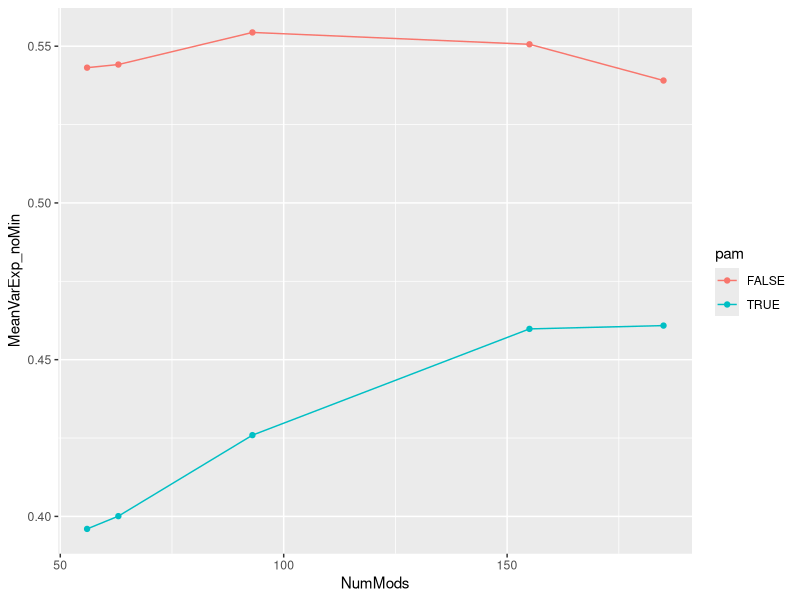

Here is the R script that generated this plot: (Note: this script raises an error after producing the figure.)
# Graphing Module ID/Tree Cut parameters

library(ggplot2)
library(ggthemes)
library(cowplot)

### Graph Tree Cut Parameters

TreeCutParameter <- read.csv("Network_Analyses/PreProcess/TreeCutVary.csv", header=T)

p1 <- ggplot(data = TreeCutParameter, aes(NumMods, MeanVarExp_noMin))
p1 + geom_point(aes(color=pam)) + geom_line(aes(color=pam)) 
p1g <- p1 + geom_point(aes(color=pam)) + geom_line(aes(color=pam)) +
  ylab("Mean %Var Exp") + xlab("") + 
  scale_color_manual(values=c("#1B9E77", "#D95F02")) +
  theme_cowplot(font_size = 12) + theme(legend.position = c(0.7, 0.1),
                                        legend.direction = "horizontal", complete = FALSE)

viridis(2)
wes_palette("Darjeeling1", 2, type = c("discrete"))
brewer.pal(3, "Dark2")
display.brewer.pal(3, "Dark2")

p2 <- ggplot(data = TreeCutParameter, aes(NumMods, MeanGeneNum))
p2 + geom_point(aes(color=pam)) + geom_line(aes(color=pam)) +
  scale_color_manual(values=c("#1B9E77", "#D95F02"))
p2g <- p2 + geom_point(aes(color=pam)) + geom_line(aes(color=pam)) +
  ylab("Mean # Genes/Mod") + xlab("# of Modules") +
  scale_color_manual(values=c("#1B9E77", "#D95F02")) + theme_cowplot(font_size = 12) +
  theme(legend.position = "none", panel.background=element_rect(fill=NULL)) 

plot_grid(p1g, p2g, ncol=1, nrow=2)

p3 <- ggplot(data = TreeCutParameter[which(TreeCutParameter$pam=="FALSE"),], aes(NumMods, NumUnAssigned))
p3 + geom_point(color="#1B9E77") + geom_line(color="#1B9E77")
p3g <- p3 + geom_point(color="#1B9E77") + geom_line(color="#1B9E77") + theme_cowplot(font_size = 12) +
  ylab("# Un-assigned") + xlab("")

TreeCutParameter$transform <- TreeCutParameter$NumUnAssigned / 25

# to transform data
coeff <- 250

p3g <- p2g +  geom_line(data = TreeCutParameter[which(TreeCutParameter$pam=="FALSE"),], aes(y=transform), color="#1B9E77", lty=2) + 
  geom_point(data = TreeCutParameter[which(TreeCutParameter$pam=="FALSE"),], aes(y=transform), color="#1B9E77") +
  scale_y_continuous(sec.axis = sec_axis(~ . * 25, name="# Un-assigned")) 

plot_grid(p1g, p3g, align="hv", ncol=1, nrow=2)
ggsave(filename = "ResultsFiles/Coexpression/ModuleIDparameters.png")

### Graph Cut Height for Merge

ModuleClustParameter <- read.csv("Network_Analyses/PreProcess/VariableCutThreshold_PAMFALSE_split2.csv", header=T)

head(ModuleClustParameter)

p4 <- ggplot(data=ModuleClustParameter, aes(x=Threshold, y=MeanVarExp))

p4g <- p4 + geom_point() + geom_line() + theme_cowplot(font_size = 12) + ylim(0,1.1) + 
  ylab("Mean %Var Exp") + xlab("Cut Height")

ModuleClustParameter$ConvertModNum <- ModuleClustParameter$ModuleNumber / 100

p4g + geom_line(data = ModuleClustParameter, aes(y=ConvertModNum), lty=2) +
  geom_point(data = ModuleClustParameter, aes(y=ConvertModNum), pch=21) +
  scale_y_continuous(sec.axis = sec_axis(~ .*1000, name= "Number of Modules"))

ggsave(filename = "ResultsFiles/Diagnostics/ModuleClustCut.png")


